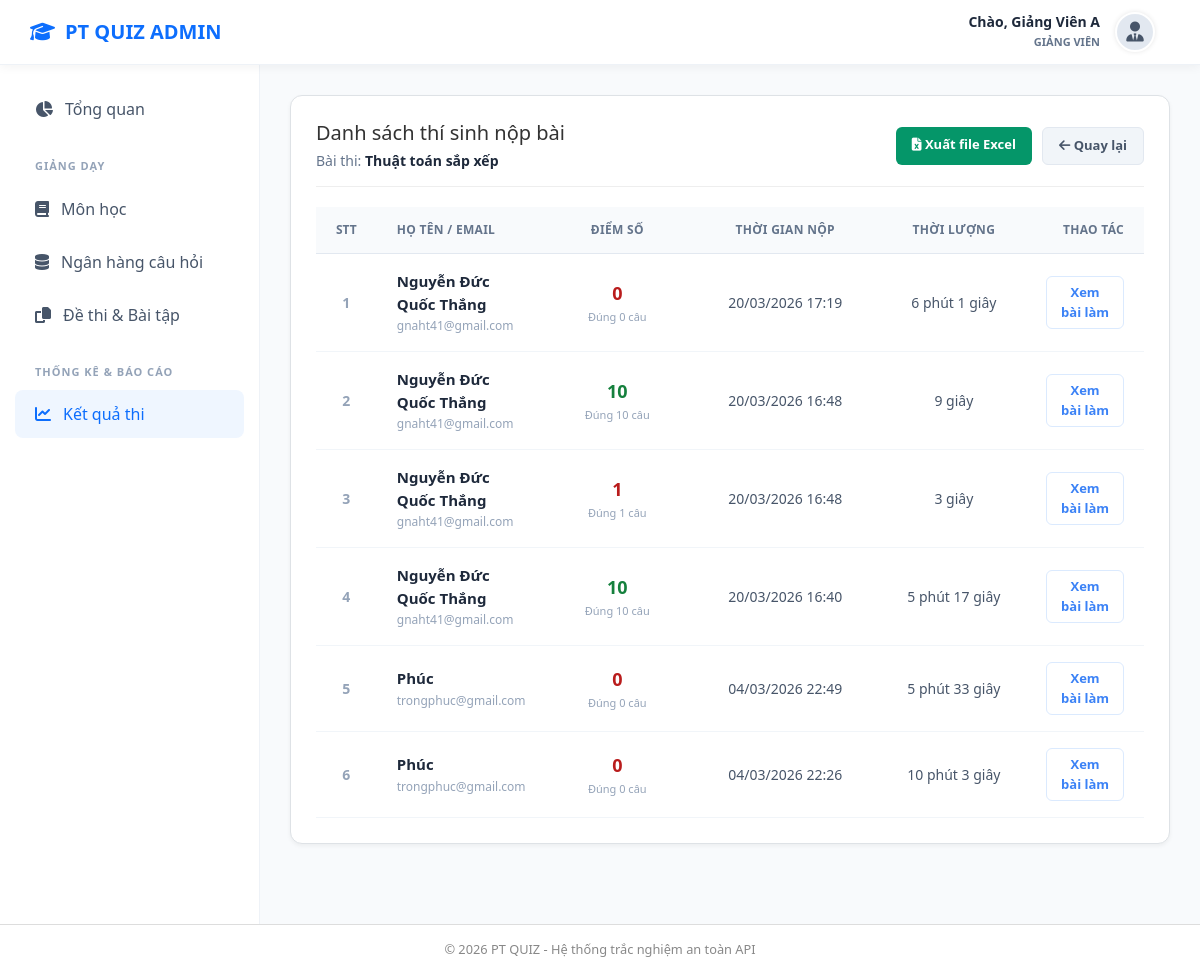
The app's page /index.php?act=ketqua-thi&id_baithi=36 (signed in) with its own data.
### tables this page shows
CREATE TABLE `baithi` (
  `id_baithi` int(11) NOT NULL,
  `id_monhoc` int(11) DEFAULT NULL,
  `ten_baithi` varchar(255) DEFAULT NULL,
  `mieuta` text DEFAULT NULL,
  `tongcauhoi` int(11) DEFAULT NULL,
  `thoigianlam` int(11) DEFAULT NULL,
  `thoigianbatdau` datetime DEFAULT NULL,
  `thoigianketthuc` datetime DEFAULT NULL,
  `trangthai` varchar(50) DEFAULT NULL,
  `xao_tron` tinyint(1) NOT NULL DEFAULT 0,
  `hien_dapan` tinyint(1) DEFAULT 0,
  `ngaytao` datetime DEFAULT NULL
);

CREATE TABLE `lanthi` (
  `id_lanthi` int(11) NOT NULL,
  `id_nguoidung` int(11) DEFAULT NULL,
  `id_baithi` int(11) DEFAULT NULL,
  `thoigianbatdau` datetime DEFAULT NULL,
  `thoigiannop` datetime DEFAULT NULL,
  `diem` float DEFAULT NULL,
  `thoigianconlai` int(11) DEFAULT NULL,
  `cautraloi_tam` text DEFAULT NULL,
  `trangthai` varchar(50) DEFAULT NULL,
  `socaudung` int(11) DEFAULT NULL,
  `tongdiem_toida` float DEFAULT NULL
);

CREATE TABLE `nguoidung` (
  `id_nguoidung` int(11) NOT NULL,
  `email` varchar(100) DEFAULT NULL,
  `matkhau` varchar(255) DEFAULT NULL,
  `reset_token` varchar(64) DEFAULT NULL,
  `reset_token_expire` datetime DEFAULT NULL,
  `ten` varchar(100) DEFAULT NULL,
  `vaitro` varchar(50) DEFAULT NULL,
  `trangthai` varchar(50) DEFAULT NULL,
  `ngaytao` datetime DEFAULT NULL
);

### controller/giangvien/ketqua.controller.php (called while the page is built, shortened)
<?php
require_once __DIR__ . "/../../model/giangvien/ketqua.model.php";
function ketqua_index() {
    $id_giangvien = $_SESSION['user']['id_nguoidung'] ?? 0;
    if (isset($_GET['id_baithi'])) {
        $id_baithi = (int)$_GET['id_baithi'];
        $submissions = get_exam_submissions($id_baithi);
        $conn = Database::connect();
        $stmt = $conn->prepare("SELECT ten_baithi FROM baithi WHERE id_baithi = ?");
        $stmt->bind_param("i", $id_baithi);
        $stmt->execute();
        $baithi = $stmt->get_result()->fetch_assoc();
        return [
            'id_baithi' => $id_baithi,
            'title' => "Kết quả: " . ($baithi['ten_baithi'] ?? '---'),
            'view' => "views/giangvien/ketqua/submissions.php",
            'data' => $submissions,
            'baithi' => $baithi
        ];
    }
    $list_baithi = get_exam_results_summary($id_giangvien);
    return [
        'title' => "Kết quả thi",
        'view' => "views/giangvien/ketqua/list.php",
        'data' => $list_baithi
    ];
}

### model/giangvien/ketqua.model.php (called while the page is built, shortened)
<?php
function get_exam_submissions($id_baithi) {
    $conn = Database::connect();
    $sql = "SELECT
                l.id_lanthi,
                l.id_nguoidung,
                n.ten as ten_thisinh,
                n.email as email_thisinh,
                l.diem,
                l.socaudung,
                l.thoigianbatdau,
                l.thoigiannop,
                TIMESTAMPDIFF(SECOND, l.thoigianbatdau, l.thoigiannop) as thoi_gian_lam_giay
            FROM lanthi l
            JOIN nguoidung n ON l.id_nguoidung = n.id_nguoidung
            WHERE l.id_baithi = ? AND l.trangthai = 'done'
            ORDER BY l.thoigiannop DESC";
    $stmt = $conn->prepare($sql);
    $stmt->bind_param("i", $id_baithi);
    $stmt->execute();
    $result = $stmt->get_result();
    $data = $result->fetch_all(MYSQLI_ASSOC);
    return $data;
}

### views/giangvien/ketqua/submissions.php (the view)
<div class="card" style="background: white; padding: 25px; border-radius: 12px; border: 1px solid #dee2e6; box-shadow: 0 2px 4px rgba(0,0,0,0.05);">
    <div style="display: flex; justify-content: space-between; align-items: center; margin-bottom: 20px; padding-bottom: 15px; border-bottom: 1px solid #eee;">
        <div>
            <h2 style="margin: 0; color: #333; font-size: 20px;">Danh sách thí sinh nộp bài</h2>
            <div style="margin-top: 5px; color: #64748b; font-size: 14px;">
                Bài thi: <strong style="color: #1e293b;"><?= htmlspecialchars($baithi['ten_baithi'] ?? '---') ?></strong>
            </div>
        </div>
        <div style="display:flex; gap:10px;">
            <a href="api/ketqua/export-excel?id_baithi=<?= $id_baithi ?>"
               style="background:#059669; color:white; padding:8px 16px; border-radius:6px; text-decoration:none; font-size:13px; font-weight:600; border:none;">
               <i class="fas fa-file-excel"></i> Xuất file Excel
            </a>
            <a href="index.php?act=ketqua-thi"
               style="background:#f1f5f9; color:#475569; padding:8px 16px; border-radius:6px; text-decoration:none; font-size:13px; font-weight:600; border:1px solid #e2e8f0;">
               <i class="fas fa-arrow-left"></i> Quay lại
            </a>
        </div>
    </div>
    <table style="width: 100%; border-collapse: collapse;">
        <thead>
            <tr style="background: #f8fafc; border-bottom: 1px solid #e2e8f0;">
                <th style="padding: 14px 20px; text-align: center; color:#64748b; font-size:12px; font-weight:600; text-transform:uppercase; width:60px;">STT</th>
                <th style="padding: 14px 20px; text-align: left; color:#64748b; font-size:12px; font-weight:600; text-transform:uppercase; letter-spacing:0.025em;">Họ tên / Email</th>
                <th style="padding: 14px 20px; text-align: center; color:#64748b; font-size:12px; font-weight:600; text-transform:uppercase; letter-spacing:0.025em; width:150px;">Điểm số</th>
                <th style="padding: 14px 20px; text-align: center; color:#64748b; font-size:12px; font-weight:600; text-transform:uppercase; letter-spacing:0.025em; width:200px;">Thời gian nộp</th>
                <th style="padding: 14px 20px; text-align: center; color:#64748b; font-size:12px; font-weight:600; text-transform:uppercase; letter-spacing:0.025em; width:150px;">Thời lượng</th>
                <th style="padding: 14px 20px; text-align: right; color:#64748b; font-size:12px; font-weight:600; text-transform:uppercase; letter-spacing:0.025em; width:120px;">Thao tác</th>
            </tr>
        </thead>
        <tbody>
            <?php if (empty($data)): ?>
                <tr>
                    <td colspan="6" style="text-align:center; padding:40px; color:#94a3b8;">Chưa có thí sinh nào nộp bài thi này.</td>
                </tr>
            <?php else: ?>
                <?php foreach ($data as $index => $sub): ?>
                    <tr style="border-bottom:1px solid #f1f5f9; cursor:pointer;"
                        onclick="window.location.href='index.php?act=ketqua-thi&id_lanthi=<?= $sub['id_lanthi'] ?>'"
                        onmouseover="this.style.background='#f8fafc'" onmouseout="this.style.background='white'">
                        <td style="padding:16px 20px; text-align:center; color:#94a3b8; font-size:14px; font-weight:600;"><?= $index + 1 ?></td>
                        <td style="padding:16px 20px;">
                            <div style="font-weight:700; color:#1e293b; font-size:15px;"><?= htmlspecialchars($sub['ten_thisinh']) ?></div>
                            <div style="font-size:12px; color:#94a3b8; margin-top:2px;"><?= htmlspecialchars($sub['email_thisinh']) ?></div>
                        </td>
                        <td style="padding:16px 20px; text-align:center;">
                            <?php
                                $color = '#1e293b';
                                if ($sub['diem'] >= 8) $color = '#15803d';
                                elseif ($sub['diem'] >= 5) $color = '#1d4ed8';
                                else $color = '#b91c1c';
                            ?>
                            <div style="font-size:18px; font-weight:800; color:<?= $color ?>;"><?= $sub['diem'] ?></div>
                            <div style="font-size:11px; color:#94a3b8; margin-top:2px;">Đúng <?= $sub['socaudung'] ?> câu</div>
                        </td>
                        <td style="padding:16px 20px; text-align:center; color:#475569; font-size:14px;">
                            <?= date('d/m/Y H:i', strtotime($sub['thoigiannop'])) ?>
                        </td>
                        <td style="padding:16px 20px; text-align:center; color:#475569; font-size:14px;">
                            <?php
                                $s = $sub['thoi_gian_lam_giay'];
                                if ($s < 60) echo $s . " giây";
                                else echo floor($s / 60) . " phút " . ($s % 60) . " giây";
                            ?>
                        </td>
                        <td style="padding:16px 20px; text-align:right;">
                            <button style="background:#fff; color:#3b82f6; border:1px solid #dbeafe; padding:6px 12px; border-radius:6px; cursor:pointer; font-size:13px; font-weight:600;">Xem bài làm</button>
                        </td>
                    </tr>
                <?php endforeach; ?>
            <?php endif; ?>
        </tbody>
    </table>
</div>

### views/layouts/header.php (style rules this page uses)
:root { --primary-blue: #0d6efd; --dark-text: #212529; --light-bg: #f8fafc; --sidebar-bg: #ffffff; }
body { margin: 0; font-family: 'Segoe UI', sans-serif; background: var(--light-bg); }

### records on screen
baithi: ten_baithi "Thuật toán sắp xếp"
lanthi: id_nguoidung.ten "Nguyễn Đức Quốc Thắng", id_nguoidung.email "gnaht41@gmail.com", diem "0", socaudung "0", thoigiannop "20/03/2026 17:19", s "6", s "1"
lanthi: id_nguoidung.ten "Nguyễn Đức Quốc Thắng", id_nguoidung.email "gnaht41@gmail.com", diem "10", socaudung "10", thoigiannop "20/03/2026 16:48", s "9"
lanthi: id_nguoidung.ten "Nguyễn Đức Quốc Thắng", id_nguoidung.email "gnaht41@gmail.com", diem "1", socaudung "1", thoigiannop "20/03/2026 16:48", s "3"
lanthi: id_nguoidung.ten "Nguyễn Đức Quốc Thắng", id_nguoidung.email "gnaht41@gmail.com", diem "10", socaudung "10", thoigiannop "20/03/2026 16:40", s "5", s "17"
lanthi: id_nguoidung.ten "Phúc", id_nguoidung.email "trongphuc@gmail.com", diem "0", socaudung "0", thoigiannop "04/03/2026 22:49", s "5", s "33"
lanthi: id_nguoidung.ten "Phúc", id_nguoidung.email "trongphuc@gmail.com", diem "0", socaudung "0", thoigiannop "04/03/2026 22:26", s "10", s "3"

### other values on screen
$_SESSION['user']['ten'] "Giảng Viên A"
